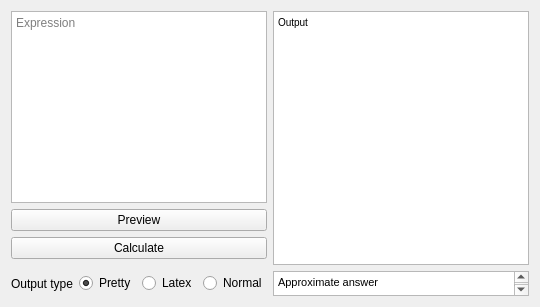
      <widget class="QWidget" name="Eval">
       <attribute name="title">
        <string>Evaluate</string>
       </attribute>
       <layout class="QGridLayout" name="gridLayout_14">
        <item row="0" column="0">
         <widget class="QTextEdit" name="EvalExp">
          <property name="maximumSize">
           <size>
            <width>16777215</width>
            <height>16777215</height>
           </size>
          </property>
          <property name="toolTip">
           <string>Your expression</string>
          </property>
          <property name="statusTip">
           <string>Type in your expression here</string>
          </property>
          <property name="whatsThis">
           <string>Input expression</string>
          </property>
          <property name="lineWrapMode">
           <enum>QTextEdit::NoWrap</enum>
          </property>
          <property name="placeholderText">
           <string>Expression</string>
          </property>
         </widget>
        </item>
        <item row="0" column="1" rowspan="4">
         <widget class="QTextBrowser" name="EvalOut">
          <property name="enabled">
           <bool>true</bool>
          </property>
          <property name="minimumSize">
           <size>
            <width>0</width>
            <height>0</height>
           </size>
          </property>
          <property name="maximumSize">
           <size>
            <width>16777215</width>
            <height>16777215</height>
           </size>
          </property>
          <property name="toolTip">
           <string>Output</string>
          </property>
          <property name="statusTip">
           <string>Output</string>
          </property>
          <property name="whatsThis">
           <string>Output</string>
          </property>
          <property name="lineWrapMode">
           <enum>QTextEdit::NoWrap</enum>
          </property>
          <property name="html">
           <string>&lt;!DOCTYPE HTML PUBLIC &quot;-//W3C//DTD HTML 4.0//EN&quot; &quot;http://www.w3.org/TR/REC-html40/strict.dtd&quot;&gt;
&lt;html&gt;&lt;head&gt;&lt;meta name=&quot;qrichtext&quot; content=&quot;1&quot; /&gt;&lt;style type=&quot;text/css&quot;&gt;
p, li { white-space: pre-wrap; }
&lt;/style&gt;&lt;/head&gt;&lt;body style=&quot; font-family:'MS Shell Dlg 2'; font-size:8.25pt; font-weight:400; font-style:normal;&quot;&gt;
&lt;p style=&quot; margin-top:0px; margin-bottom:0px; margin-left:0px; margin-right:0px; -qt-block-indent:0; text-indent:0px;&quot;&gt;&lt;span style=&quot; font-size:7.8pt;&quot;&gt;Output&lt;/span&gt;&lt;/p&gt;&lt;/body&gt;&lt;/html&gt;</string>
          </property>
         </widget>
        </item>
        <item row="1" column="0">
         <widget class="QPushButton" name="EvalPrev">
          <property name="toolTip">
           <string>Preview</string>
          </property>
          <property name="statusTip">
           <string>Preview the expression</string>
          </property>
          <property name="whatsThis">
           <string>Preview</string>
          </property>
          <property name="text">
           <string>Preview</string>
          </property>
         </widget>
        </item>
        <item row="2" column="0">
         <widget class="QPushButton" name="EvalCalc">
          <property name="toolTip">
           <string>Calculate</string>
          </property>
          <property name="statusTip">
           <string>Calculate the derivative</string>
          </property>
          <property name="whatsThis">
           <string>Calculate</string>
          </property>
          <property name="text">
           <string>Calculate</string>
          </property>
         </widget>
        </item>
        <item row="4" column="0">
         <layout class="QHBoxLayout" name="horizontalLayout_13">
          <item>
           <widget class="QLabel" name="EvalOutType">
            <property name="text">
             <string>Output type</string>
            </property>
           </widget>
          </item>
          <item>
           <widget class="QRadioButton" name="EvalPP">
            <property name="toolTip">
             <string>Pretty print</string>
            </property>
            <property name="statusTip">
             <string>Pretty print</string>
            </property>
            <property name="whatsThis">
             <string>Pretty print</string>
            </property>
            <property name="text">
             <string>Pretty</string>
            </property>
            <property name="checked">
             <bool>true</bool>
            </property>
           </widget>
          </item>
          <item>
           <widget class="QRadioButton" name="EvalLatex">
            <property name="toolTip">
             <string>Latex</string>
            </property>
            <property name="statusTip">
             <string>Latex</string>
            </property>
            <property name="whatsThis">
             <string>Latex</string>
            </property>
            <property name="text">
             <string>Latex</string>
            </property>
           </widget>
          </item>
          <item>
           <widget class="QRadioButton" name="EvalNormal">
            <property name="toolTip">
             <string>Normal</string>
            </property>
            <property name="statusTip">
             <string>Normal</string>
            </property>
            <property name="whatsThis">
             <string>Normal</string>
            </property>
            <property name="text">
             <string>Normal</string>
            </property>
           </widget>
          </item>
         </layout>
        </item>
        <item row="4" column="1">
         <widget class="QTextBrowser" name="EvalApprox">
          <property name="minimumSize">
           <size>
            <width>0</width>
            <height>25</height>
           </size>
          </property>
          <property name="maximumSize">
           <size>
            <width>16777215</width>
            <height>25</height>
           </size>
          </property>
          <property name="html">
           <string>&lt;!DOCTYPE HTML PUBLIC &quot;-//W3C//DTD HTML 4.0//EN&quot; &quot;http://www.w3.org/TR/REC-html40/strict.dtd&quot;&gt;
&lt;html&gt;&lt;head&gt;&lt;meta name=&quot;qrichtext&quot; content=&quot;1&quot; /&gt;&lt;style type=&quot;text/css&quot;&gt;
p, li { white-space: pre-wrap; }
&lt;/style&gt;&lt;/head&gt;&lt;body style=&quot; font-family:'MS Shell Dlg 2'; font-size:8.25pt; font-weight:400; font-style:normal;&quot;&gt;
&lt;p style=&quot; margin-top:0px; margin-bottom:0px; margin-left:0px; margin-right:0px; -qt-block-indent:0; text-indent:0px;&quot;&gt;Approximate answer&lt;/p&gt;
&lt;p style=&quot;-qt-paragraph-type:empty; margin-top:0px; margin-bottom:0px; margin-left:0px; margin-right:0px; -qt-block-indent:0; text-indent:0px;&quot;&gt;&lt;br /&gt;&lt;/p&gt;&lt;/body&gt;&lt;/html&gt;</string>
          </property>
         </widget>
        </item>
       </layout>
      </widget>
